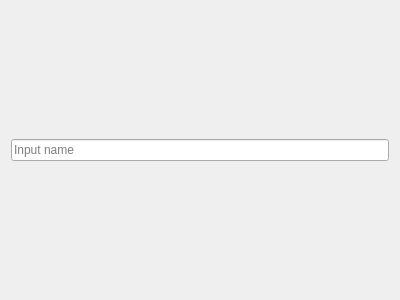
<?xml version="1.0" encoding="UTF-8"?>
<ui version="4.0">
 <class>textInputDialog</class>
 <widget class="QDialog" name="textInputDialog">
  <property name="geometry">
   <rect>
    <x>0</x>
    <y>0</y>
    <width>400</width>
    <height>300</height>
   </rect>
  </property>
  <property name="windowTitle">
   <string>Dialog</string>
  </property>
  <property name="locale">
   <locale language="English" country="UnitedStates"/>
  </property>
  <layout class="QHBoxLayout" name="horizontalLayout">
   <item>
    <widget class="QLineEdit" name="lineEdit">
     <property name="inputMask">
      <string/>
     </property>
     <property name="placeholderText">
      <string>Input name</string>
     </property>
    </widget>
   </item>
  </layout>
 </widget>
 <resources/>
 <connections/>
</ui>
